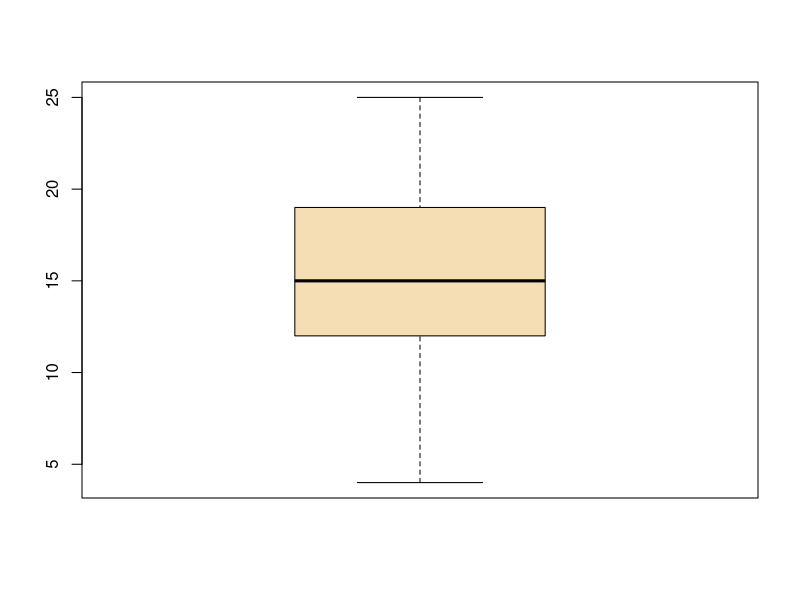
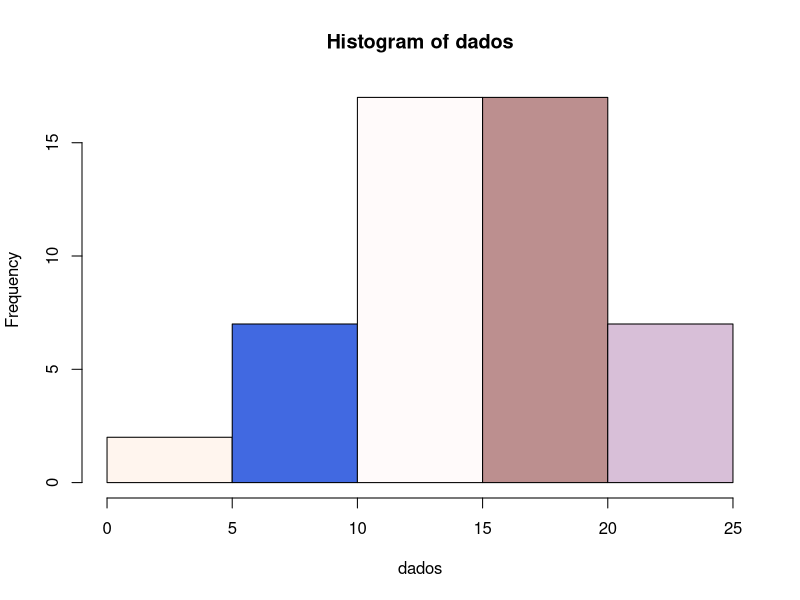
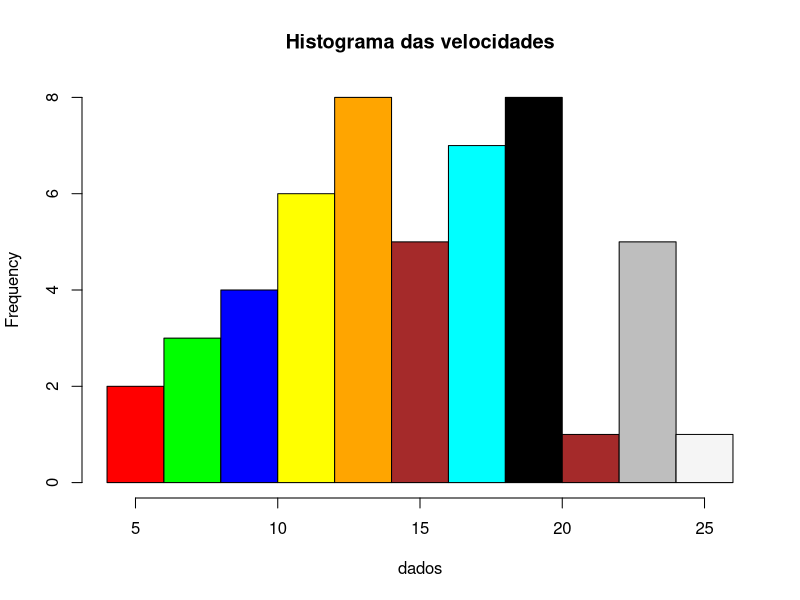
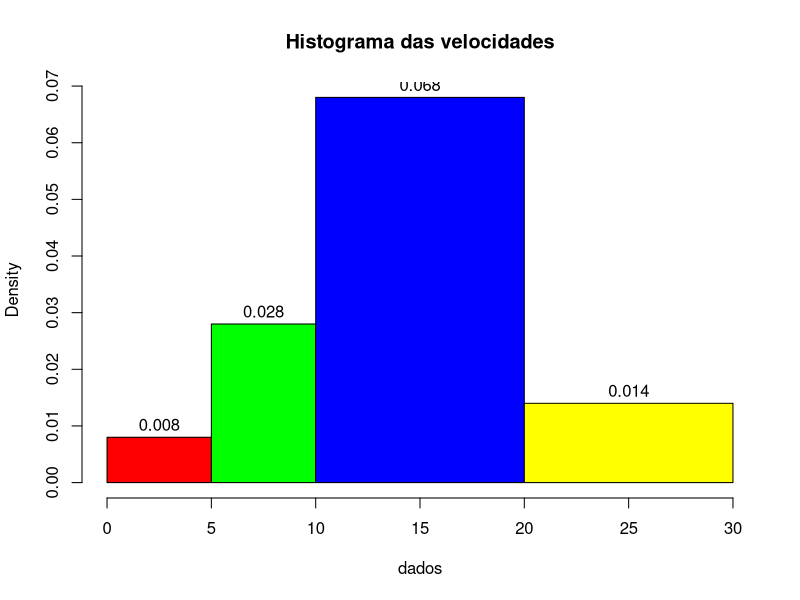
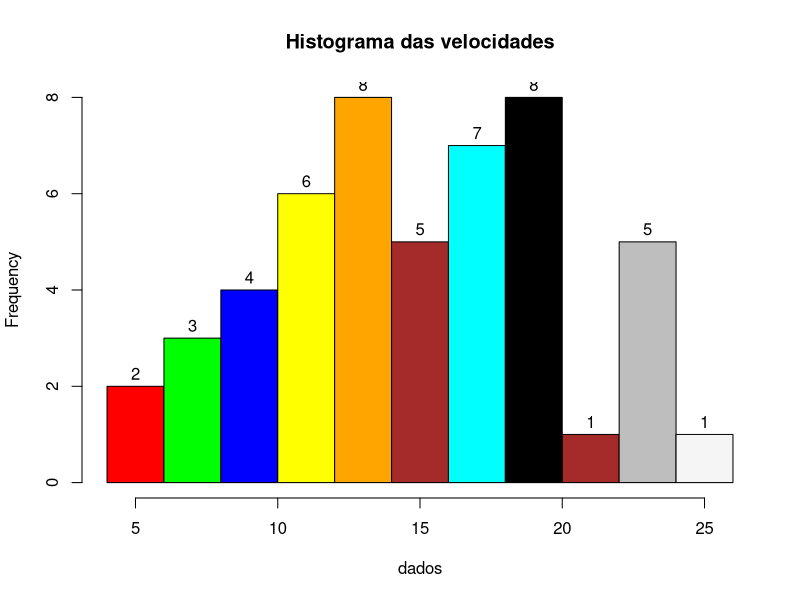
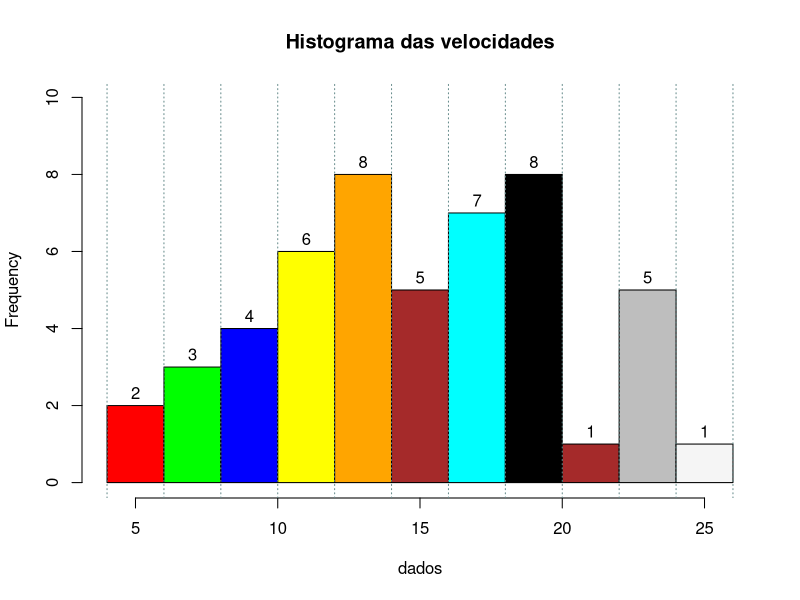
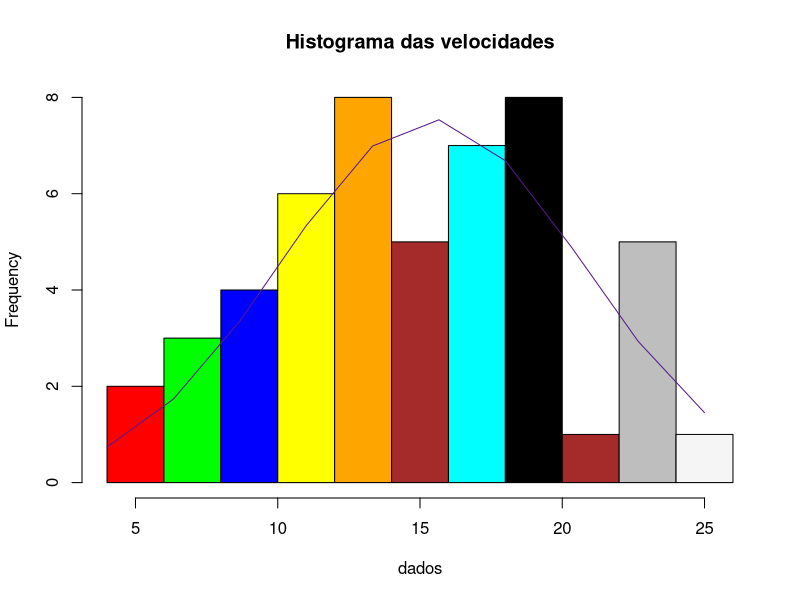

Write R code to recreate these figures, in order.
setwd("~/Documentos/dsa/BigDataAnalytics/Cap04-Graficos")
getwd()

# Definição dos dados
?cars
View(cars)
dados = cars$speed
min(dados);mean(dados);median(dados);max(dados)

# Mostrar o boxplot
boxplot(x = dados, col = 'wheat')

# Construindo um histograma
?hist
hist(dados, col = c('seashell', 'royalblue', 'snow', 'rosybrown', 'thistle', 'wheat', 'sandybrown'))

# Conforme consta no help, o paramêtro breaks pode ser um dos itens abaixo:
# * Um vetor para os pontos de quebra entre as células do histograma
# * Uma função para calcular o vetor de breakpoints
# * Um único número que representa o número de células para o histograma
# * Uma cadeia de caracteres que nomeia um algoritmo para calcular o número de células
# * Uma função para calcular o número de células
cores = c("red", "green", "blue", "yellow", "orange", "brown", "cyan", "black", 
          "brown", "gray", "whitesmoke")
hist(dados, 
     breaks = 10, 
     main = "Histograma das velocidades", 
     col = cores)

hist(dados, 
     labels = T, 
     breaks = c(0,5, 10, 20, 30),
     main = "Histograma das velocidades",
     col = cores[1:5])

hist(dados, 
     labels = T,
     breaks = 10, 
     main = "Histograma das velocidades", 
     col = cores)

hist(dados,
     labels = T,
     ylim = c(0,10),
     breaks = 10,
     main = "Histograma das velocidades",
     col = cores)

library(plotrix)
ablineclip(v=4, lty=3, col="paleturquoise4", lwd = 1)
ablineclip(v=6, lty=3, col="paleturquoise4", lwd = 1)
ablineclip(v=8, lty=3, col="paleturquoise4", lwd = 1)
ablineclip(v=10, lty=3, col="paleturquoise4", lwd = 1)
ablineclip(v=12, lty=3, col="paleturquoise4", lwd = 1)
ablineclip(v=14, lty=3, col="paleturquoise4", lwd = 1)
ablineclip(v=16, lty=3, col="paleturquoise4", lwd = 1)
ablineclip(v=18, lty=3, col="paleturquoise4", lwd = 1)
ablineclip(v=20, lty=3, col="paleturquoise4", lwd = 1)
ablineclip(v=22, lty=3, col="paleturquoise4", lwd = 1)
ablineclip(v=24, lty=3, col="paleturquoise4", lwd = 1)
ablineclip(v=26, lty=3, col="paleturquoise4", lwd = 1)

# Adicionando linhas ao histograma
grafico <- hist(dados, breaks=10, main = "Histograma das velocidades", col = cores)
xaxis = seq(min(dados), max(dados), length = 10)
yaxis = dnorm(xaxis, mean = mean(dados), sd = sd(dados))
yaxis = yaxis * diff(grafico$mids) * length(dados)

lines(xaxis, yaxis, col = "purple4")
